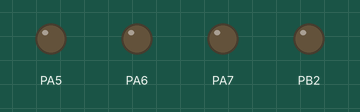
Bench run of a program on a simulated ATtiny84, built with avr-gcc and emulated at 1 MHz. Shown: output pins drawn as LEDs (lit = HIGH).

Above: at 0.1 s.
At 6.17 s:
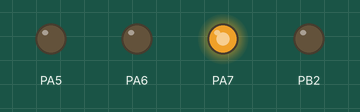
At 15.28 s:
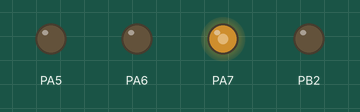
At 19.34 s:
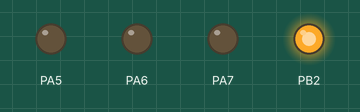
At 29.61 s:
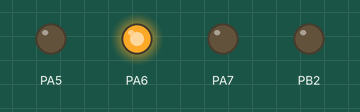
At 39.31 s:
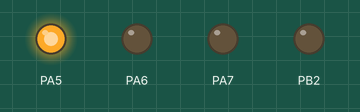
Timing chart, 0 to 40.0 s (numbered marks = the images above):
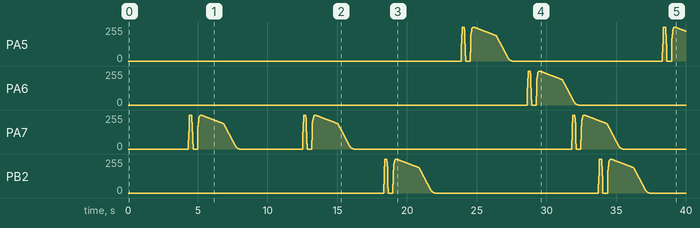

The program:

main.c
```c
// (licence header left out)
// This program is free software: you can redistribute it and/or modify
// it under the terms of the GNU General Public License as published by
// the Free Software Foundation, either version 3 of the License, or
// (at your option) any later version.
//
// This program is distributed in the hope that it will be useful,
// but WITHOUT ANY WARRANTY; without even the implied warranty of
// MERCHANTABILITY or FITNESS FOR A PARTICULAR PURPOSE.  See the
// GNU General Public License for more details.
//
// You should have received a copy of the GNU General Public License
// along with this program.  If not, see <http://www.gnu.org/licenses/>.

#include <avr/io.h>
#include <util/delay.h>
#include <avr/pgmspace.h>
#include "rand.h"

#define STRINGIFY(s) XSTRINGIFY(s)
#define XSTRINGIFY(s) #s

#define NUM_SAMPLES 150
const uint8_t PATTERN[NUM_SAMPLES] PROGMEM =
{
      0,  64, 128, 200, 255, 255, 255, 255, 255, 255,
    235, 200, 128,  40,   0,   0,   0,   0,   0,   0,
      0,   0,   0,   0,   0,   0,   0,  64, 170, 200,
    220, 235, 245, 250, 255, 255, 255, 254, 253, 252,
    251, 250, 249, 248, 247, 246, 245, 244, 243, 242,

    241, 240, 239, 238, 237, 236, 235, 234, 233, 232,
    231, 230, 229, 228, 227, 226, 225, 223, 223, 222,
    221, 220, 219, 218, 217, 216, 215, 214, 213, 212,
    211, 210, 209, 208, 207, 206, 205, 204, 203, 202,
    201, 200, 199, 198, 197, 196, 195, 194, 193, 192,

    191, 190, 185, 180, 175, 170, 165, 160, 155, 150,
    145, 140, 135, 130, 125, 120, 115, 110, 105, 100,
     95,  90,  85,  80,  75,  70,  65,  60,  55,  50,
     45,  40,  35,  30,  25,  21,  17,  13,  10,   8,
      6,   4,   2,   1,   1,   1,   0,   0,   0,   0
};

int main(void)
{
  uint16_t start_delay[4];
  uint8_t position[4] = { 0, 0, 0, 0 };
  uint16_t levels[4] = { 0, 0, 0, 0 };
  uint8_t i;

  /* PWM PINS as outputs.., */
  DDRA |= _BV(DD7) | _BV(DD6) | _BV(DD5);
  DDRB |= _BV(DD2);
  PORTA = 0;

  /* Timer 0, on, PWM with both PWM outputs. */
  TCCR0A |= _BV(COM0A1) | _BV(COM0B1) | _BV(WGM00);
  TCCR0B |= _BV(CS01); /* CLK/8 */

  /* Timer 1, on, 8-bit, PWM with both PWM outputs. */
  TCCR1A |= _BV(COM1A1) | _BV(COM1B1) | _BV(WGM10);
  TCCR1B |= _BV(CS11); /* CLK/8 */

  for (i = 0; i < 4; i++)
  {
    start_delay[i] = (((uint16_t)rand_byte()) << 2) + rand_byte();
  }

  while (1)
  {
    OCR0A = pgm_read_byte(&(PATTERN[position[0]]));
    OCR0B = pgm_read_byte(&(PATTERN[position[1]]));
    OCR1A = pgm_read_byte(&(PATTERN[position[2]]));
    OCR1B = pgm_read_byte(&(PATTERN[position[3]]));

    for (i = 0; i < 4; i++) {
      if (start_delay[i] > 0) {
        start_delay[i]--;
      } else if (position[i] < NUM_SAMPLES-1) {
        position[i]++;
      } else {
        position[i] = 0;
        start_delay[i] = rand_byte();
        start_delay[i] += rand_byte();
        start_delay[i] += rand_byte();
        start_delay[i] += rand_byte();
      }
      levels[i] >>= 2;
      levels[i] += (((uint16_t)pgm_read_byte(&(PATTERN[position[i]]))) * 3) >> 2;
    }
    _delay_ms(25);
  }
}
```

rand.c
```c
// (licence header left out)
// This program is free software: you can redistribute it and/or modify
// it under the terms of the GNU General Public License as published by
// the Free Software Foundation, either version 3 of the License, or
// (at your option) any later version.
//
// This program is distributed in the hope that it will be useful,
// but WITHOUT ANY WARRANTY; without even the implied warranty of
// MERCHANTABILITY or FITNESS FOR A PARTICULAR PURPOSE.  See the
// GNU General Public License for more details.
//
// You should have received a copy of the GNU General Public License
// along with this program.  If not, see <http://www.gnu.org/licenses/>.

#include <stdint.h>

static uint16_t lfsr_state;
uint8_t rand_byte()
{
    if (!lfsr_state)
    {
        // Can't allow LFSR to be all 0, it won't recover.
        lfsr_state = 0xDEAD;
    }
    for (uint8_t i = 8; i>0; i--)
    {
        uint8_t new_bit = 0;
        if (lfsr_state & (1 << 15)) {
            new_bit = !new_bit;
        }
        if (lfsr_state & (1 << 13)) {
            new_bit = !new_bit;
        }
        if (lfsr_state & (1 << 12)) {
            new_bit = !new_bit;
        }
        if (lfsr_state & (1 << 10)) {
            new_bit = !new_bit;
        }
        lfsr_state <<= 1;
        lfsr_state |= new_bit;
    }
    return (uint8_t)lfsr_state;
}

void mix_rand(uint8_t x)
{
    if (x & 1) {
        uint8_t tmp = (lfsr_state & (1 << 15)) >> 15;
        uint8_t tmp2 = (lfsr_state & (1 << 3)) >> 3;
        if (tmp != tmp2)
        {
            lfsr_state ^= 1 << 3;
            lfsr_state ^= 1 << 15;
        }
    }
}
```

rand.h
```c
// (licence header left out)
// This program is free software: you can redistribute it and/or modify
// it under the terms of the GNU General Public License as published by
// the Free Software Foundation, either version 3 of the License, or
// (at your option) any later version.
//
// This program is distributed in the hope that it will be useful,
// but WITHOUT ANY WARRANTY; without even the implied warranty of
// MERCHANTABILITY or FITNESS FOR A PARTICULAR PURPOSE.  See the
// GNU General Public License for more details.
//
// You should have received a copy of the GNU General Public License
// along with this program.  If not, see <http://www.gnu.org/licenses/>.


#ifndef RAND_H_
#define RAND_H_

#include <stdint.h>

uint8_t rand_byte();
void mix_rand(uint8_t x);

#endif /* RAND_H_ */
```
